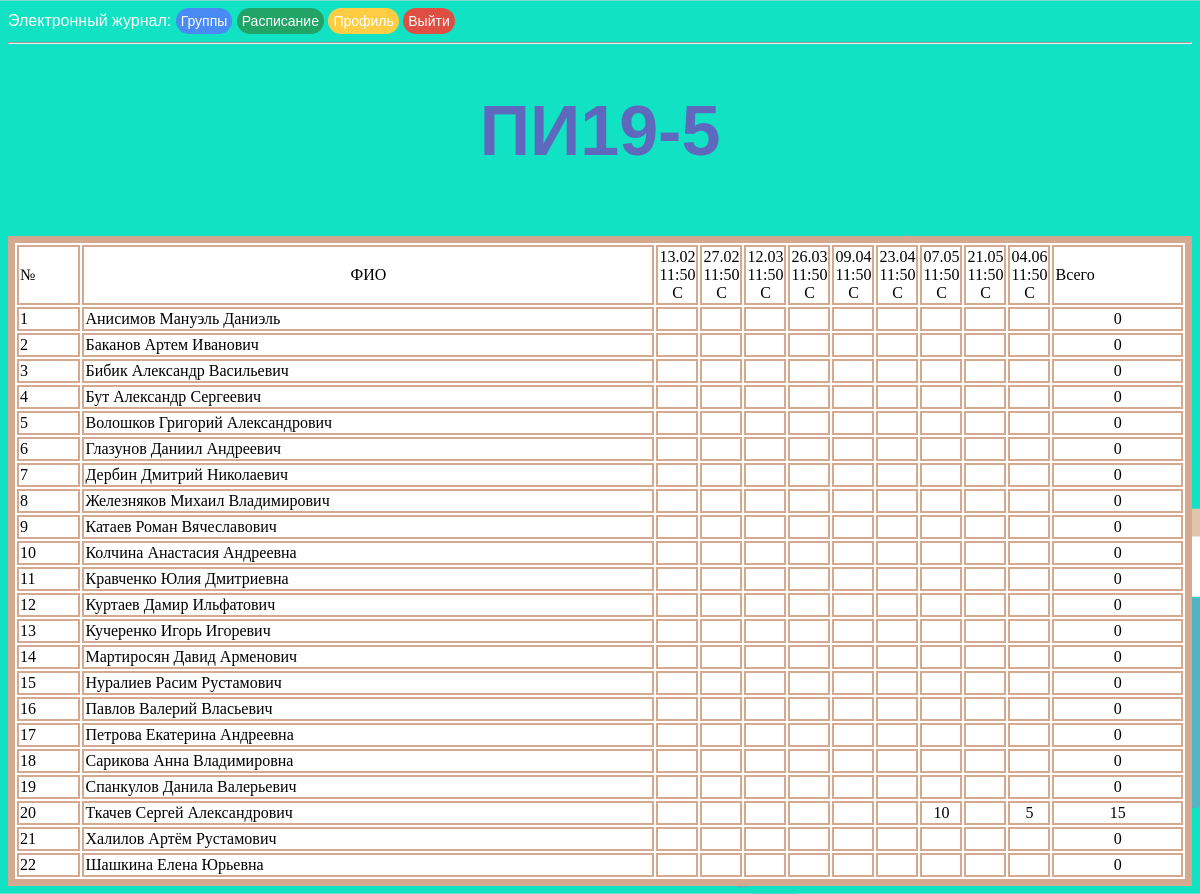
Page /grades/ПИ19-5 (signed in) on the committed database.
### app/models.py (models this page shows, shortened)
class Schedule(db.Model):
    id = db.Column(db.Integer, primary_key=True)
    date = db.Column(db.DateTime, index=True)
    prepod_id = db.Column(db.Integer, index=True)
    zan_type = db.Column(db.String(12), index=True)
    groups = db.Column(db.String(10), index=True)
    dz = db.Column(db.String(140))
    grades = db.relationship('Grades', backref='schedule', lazy='dynamic')

class User(UserMixin, db.Model):
    id = db.Column(db.Integer, primary_key=True)
    priority = db.Column(db.String(64))
    surname = db.Column(db.String(64), index=True)
    name = db.Column(db.String(64), index=True)
    patronymic = db.Column(db.String(64), index=True)
    email = db.Column(db.String(120), index=True, unique=True)
    phone = db.Column(db.Integer, index=True, unique=True)
    groups = db.Column(db.String(60), index=True)
    password_hash = db.Column(db.String(128))
    about_me = db.Column(db.String(140))
    last_seen = db.Column(db.DateTime, default=datetime.today)
    @login.user_loader
    def load_user(id):
        return User.query.get(int(id))

### app/routes.py (the view)
@app.route('/grades/<group>', methods=['GET', 'POST'])
@login_required
def grades(group):
    if current_user.priority == 'Преподаватель':
        students_of_group = User.query.filter_by(groups=group).all()
        dz_now = None
        now = datetime.combine(datetime.now().date(), time(0, 0))
        dz = list(filter(lambda x: group in x.groups, Schedule.query.filter_by(prepod_id=current_user.id).filter(and_(now <= Schedule.date, Schedule.date < (now + timedelta(weeks=2)))).all()))
        if dz:
            dz_now = dz[0].dz
        zan = sorted(filter(lambda x: group in x.groups, Schedule.query.filter_by(prepod_id=current_user.id).all()), key=lambda x: x.date)
        d = dict(zip(map(lambda x: x.id, students_of_group),
                     (dict(zip(map(lambda x: x.date.date(), zan),
                               map(lambda x: {}, zan))) for _ in range(len(students_of_group)))))
        for i in students_of_group:
            for j in zan:
                d[i.id][j.date.date()][j.date.time()] = [j.id, None]
        for i in d:
            print(i, d[i])
        for i in zan:
            gr = i.grades.all()
            for j in gr:
                if j.user_id in d:
                    d[j.user_id][j.date][i.date.time()][1] = j.grade
        return render_template('grades.html', title='Список студентов', group=group, students=students_of_group, zan=zan, grades=d, dz_now=dz_now)
    else:
        return redirect(url_for('journal'))

### app/routes.py (called while the page is built)
@app.before_request
def before_request():
    if current_user.is_authenticated:
        current_user.last_seen = datetime.today()
        db.session.commit()

### app/templates/grades.html (shortened to what this page needs)
<!DOCTYPE html>
<html>
{% extends "base.html" %}
{% block content %}
<head>
</head>
<body>
<h1 id="cur_group">{{group}}</h1>
<br>
<div class="schedule">
    <table style="background:white; width:100%">
        <tr>
            <td>№</td>
            <td style="text-align: center;">ФИО</td>
            {% for i in zan%}
                <td style="text-align:center;" id="{{i.id}}" class="zan">
                    {% if i.date.day < 10 %}0{%endif%}{{i.date.day}}.{% if i.date.month < 10 %}0{%endif%}{{i.date.month}}
                    {{i.date.time().strftime('%H:%M')}}
                    {{ i.zan_type[0] }}
                </td>
            {%endfor%}
            <td>Всего</td>
        </tr>
        {% for i in grades%}
        {% set summa = [0] %}
        <tr id="{{loop.index}}">
            {%set ix = loop.index-1 %}
            <td>{{ix+1}}</td>
            <td id="fio{{ix+1}}" style="width: 50%;">{{students[ix].surname}} {{students[ix].name}} {{students[ix].patronymic}}</td>
            {% for k in grades[i]%}
                {%set jx = loop.index - 1%}
                {% for t in grades[i][k] %}
                    <td style="text-align:center;" width="35px" id="{{ix+1}}d{{jx+1}}t{{loop.index}}" data-zan_id="{{grades[i][k][t][0]}}" data-student="{{students[ix].id}}" data-date="{{k}}" class="stud">
                        {% set gr = grades[i][k][t][1] %}
                        {% if gr %}
                            {{gr}}
                        {% endif %}
                    </td>
                {% endfor %}
            {%endfor%}
            <td style="text-align:center;" id="summa{{ix+1}}">{{summa.pop()}}</td>
        </tr>
        {%endfor%}
    </table>
</div>
</body>
</html>
{% endblock %}

### app/static/css/style.css (style rules this page uses)
body { background-color: azure }
h1 { color: #5e68bd; text-align: center; font-size: 70px; font-family: arial; }
td, table, tr, .schedule { border: 2px solid #d4a990; color:black; font-family: calibri; background:white; }
.schedule { margin-top: 5%; border: 5px solid #d4a990; margin: 0 auto; }
body { background: url("/static/images/background.png"); color:#fff ; background-attachment: scroll; background-repeat: repeat-x; background-size:cover; }

### rows in the picture
Schedule: date.day "13", shows "0", date.month "2", date.time "11:50", zan_type "С"
Schedule: date.day "27", shows "0", date.month "2", date.time "11:50", zan_type "С"
Schedule: date.day "12", shows "0", date.month "3", date.time "11:50", zan_type "С"
Schedule: date.day "26", shows "0", date.month "3", date.time "11:50", zan_type "С"
Schedule: shows "0", date.day "9", date.month "4", date.time "11:50", zan_type "С"
Schedule: date.day "23", shows "0", date.month "4", date.time "11:50", zan_type "С"
Schedule: shows "0", date.day "7", date.month "5", date.time "11:50", zan_type "С"
Schedule: date.day "21", shows "0", date.month "5", date.time "11:50", zan_type "С"
Schedule: shows "0", date.day "4", date.month "6", date.time "11:50", zan_type "С"
User: surname "Анисимов", name "Мануэль", patronymic "Даниэль"
User: surname "Баканов", name "Артем", patronymic "Иванович"
User: surname "Бибик", name "Александр", patronymic "Васильевич"
User: surname "Бут", name "Александр", patronymic "Сергеевич"
User: surname "Волошков", name "Григорий", patronymic "Александрович"
User: surname "Глазунов", name "Даниил", patronymic "Андреевич"
User: surname "Дербин", name "Дмитрий", patronymic "Николаевич"
User: surname "Железняков", name "Михаил", patronymic "Владимирович"
User: surname "Катаев", name "Роман", patronymic "Вячеславович"
User: surname "Колчина", name "Анастасия", patronymic "Андреевна"
User: surname "Кравченко", name "Юлия", patronymic "Дмитриевна"
User: surname "Куртаев", name "Дамир", patronymic "Ильфатович"
User: surname "Кучеренко", name "Игорь", patronymic "Игоревич"
User: surname "Мартиросян", name "Давид", patronymic "Арменович"
User: surname "Нуралиев", name "Расим", patronymic "Рустамович"
User: surname "Павлов", name "Валерий", patronymic "Власьевич"
User: surname "Петрова", name "Екатерина", patronymic "Андреевна"
User: surname "Сарикова", name "Анна", patronymic "Владимировна"
User: surname "Спанкулов", name "Данила", patronymic "Валерьевич"
User: surname "Ткачев", name "Сергей", patronymic "Александрович"
User: surname "Халилов", name "Артём", patronymic "Рустамович"
User: surname "Шашкина", name "Елена", patronymic "Юрьевна"

### other values in the picture
{{ group }} "ПИ19-5"
{{ ix+1 }} "1" "2" "3" "4" "5" "6" "7" "8" "9" "10" "11" "12" "13" "14" "15" "16" "17" "18" "19" "20" "21" "22"
{{ summa.pop() }} "0" "0" "0" "0" "0" "0" "0" "0" "0" "0" "0" "0" "0" "0" "0" "0" "0" "0" "0" "15" "0" "0"
{{ gr }} "10" "5"
